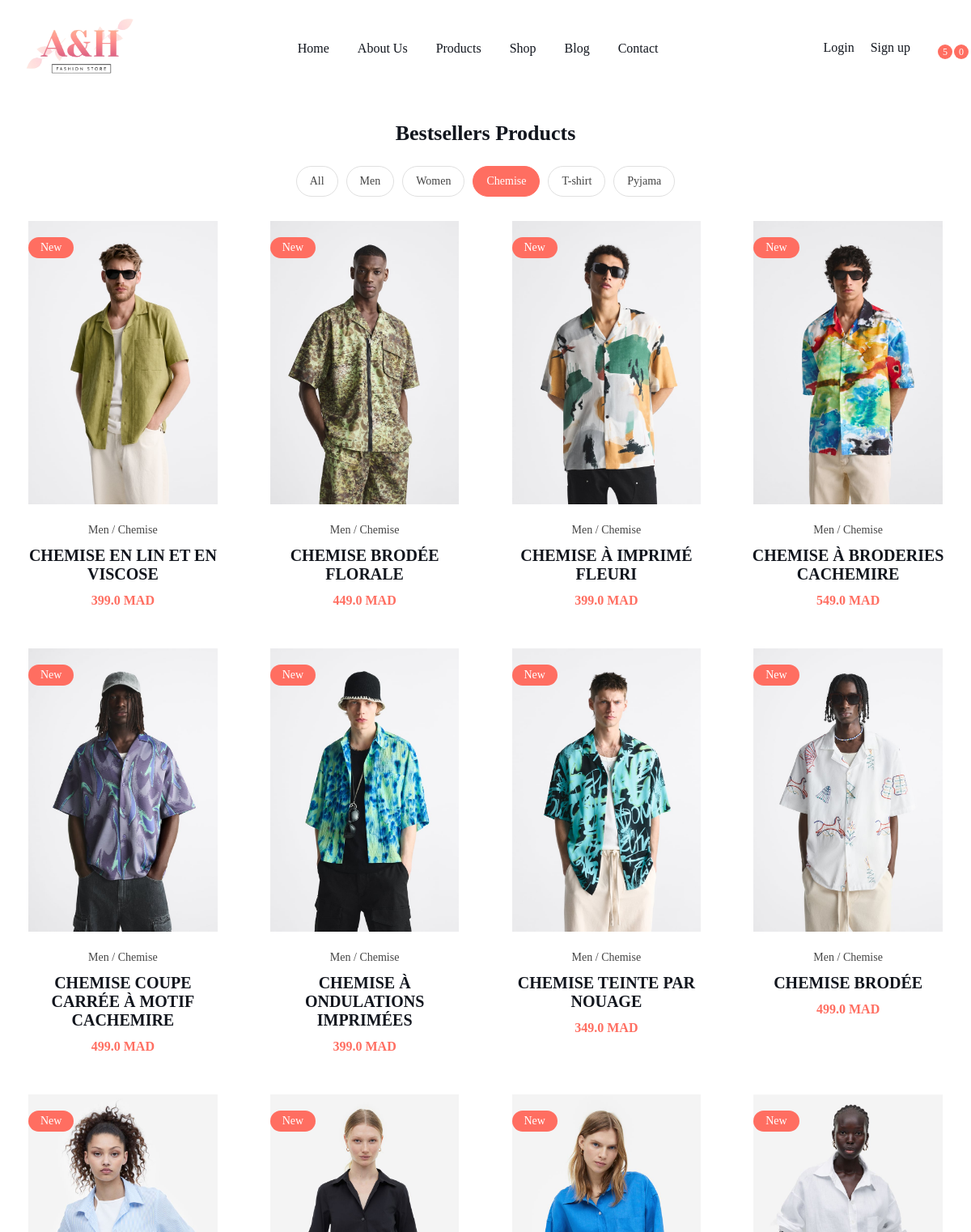
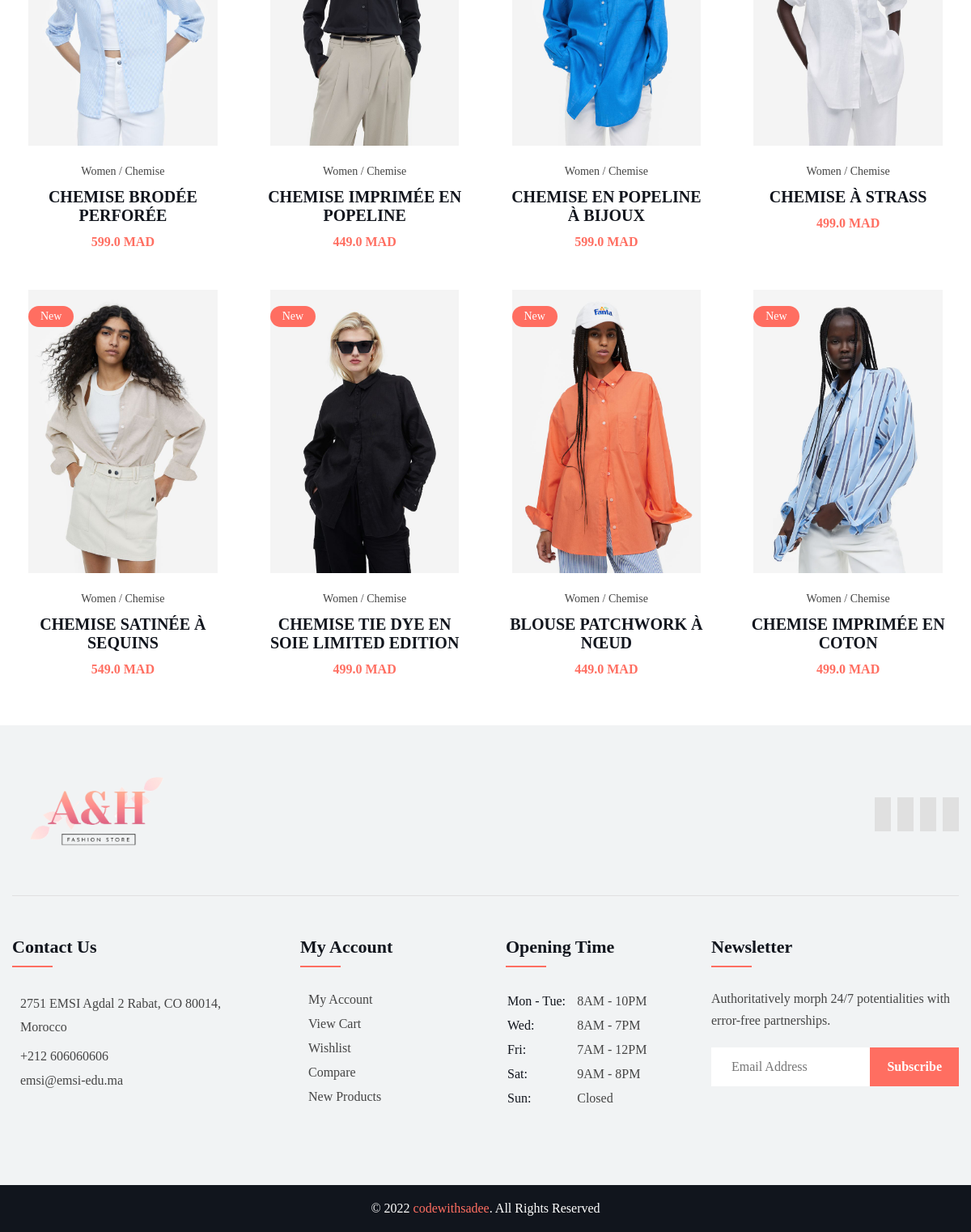
Page /Chemise_products/ on the committed database (2 pictures, top to bottom).
### myapp/models.py (models this page shows, shortened)
class Product(models.Model):
    choicesGender = [
        ("Men", "Men"),
        ("Women", "Women"),
        ("Men & Women", "Men & Women"),  # value , adminValue
    ]
    choicesType = [
        ("Chemise", "Chemise"),
        ("T-shirt", "T-shirt"),
        ("T-Pantalons", "T-Pantalons"),
        ("T-Manteaux ", "T-Manteaux "),
        ("pyjama", "pyjama"),
    ]
    name = models.CharField(max_length=200)
    price = models.FloatField()
    digital = models.BooleanField(default=False, null=True, blank=True)
    gender = models.CharField(
        max_length=50, null=True, blank=True, choices=choicesGender
    )
    type = models.CharField(max_length=50, null=True, blank=True, choices=choicesType)
    image = models.ImageField(null=True, blank=True)

### myapp/views.py (the view)
# urls.py: path("Chemise_products/", views.Chemise_products, name="Chemise_products"),
def Chemise_products(request):
    if request.user.is_authenticated:
        customer = request.user.customer
        order, created = Order.objects.get_or_create(customer=customer, complete=False)
        items = order.orderitem_set.all()
        cartItems = order.get_cart_items
    else:
        items = []
        order = {"get_cart_total": 0, "get_cart_items": 0}
        cartItems = order["get_cart_items"]
    products = Product.objects.filter(type="Chemise")
    context = {"products": products, "cartItems": cartItems}
    return render(request, "pages/Chemise_products.html", context)

### templates/pages/Chemise_products.html (shortened to what this page needs)
{% extends 'base.html' %}
{% block content %}
{% load static %}
<link rel="stylesheet" href="{% static 'css/products.css' %}">
<section class="section product">
    <div class="container">
      <h2 class="h2 section-title">Bestsellers Products</h2>
      <ul class="filter-list">
        <li>
          <a href="{% url 'products_page' %}"><button class="filter-btn">All</button></a>
        </li>
        <li>
          <a href="{% url 'Men_products' %}"><button  class="filter-btn ">Men</button></a>
        </li>
        <li>
           <a href="{% url 'Women_products' %}"><button  class="filter-btn ">Women</button></a>
        </li>
        <li>
          <a href="{% url 'Chemise_products' %}"><button class="filter-btn active">Chemise</button></a>
        </li>
        <li>
          <a href="{% url 'Tshirt_products' %}"><button class="filter-btn">T-shirt</button></a>
        </li>
        <li>
          <a href="{% url 'Pyjama_products' %}"><button class="filter-btn">Pyjama</button></a>
        </li>
      </ul>
      <ul class="product-list">
        {% for product in products %}
        <li class="product-item">
          <div class="product-card" tabindex="0">
            <figure class="card-banner" style="background-color: white;">
              <a href="{% url 'product_page' product.id %}">
                <img src="{{product.image.url}}" width="312" height="350" loading="lazy" class="image-contain">
              </a>
              <div class="card-badge">New</div>
            </figure>
            <div class="card-content">
              <div class="card-cat">
                <a href="#" class="card-cat-link">{{product.gender}}</a> /
                <a href="#" class="card-cat-link">{{product.type}}</a>
              </div>
              <h3 class="h3 card-title">
                <a href="#">{{product.name}}</a>
              </h3>
              <data class="card-price" value="180.85">{{product.price}} MAD</data>
            </div>
          </div>
        </li>
       {% endfor %}
      </ul>
    </div>
  </section>
{% endblock content %}

### PFA/static/css/navbar.css (style rules this page uses)
li { list-style: none; }
a { text-decoration: none; }
button, input { font: inherit; background: none; border: none; }
button { cursor: pointer; }
.container { padding-inline: 15px; }
.section { padding-block: var(--section-padding); }
.h1, .h2, .h3, .h4 { color: var(--rich-black-fogra-29); }
.h2 { font-size: var(--fs-2); }
.h3 { font-size: var(--fs-4); }
.card-banner { background: var(--cultured); position: relative; height: 350px; overflow: hidden; }
.image-contain { width: 100%; height: 100%; object-fit: contain; object-position: center; transition: var(--transition-2); }
.card-badge { position: absolute; top: 20px; left: 20px; background: var(--bittersweet); color: var(--white); padding: 5px 15px; font-family: var(--ff-roboto); font-size: var(--fs-7); border-radius: 25px; }
.card-content { padding: 24px 15px 0; text-align: center; }
.card-cat { font-family: var(--ff-roboto); color: var(--onyx); font-size: var(--fs-7); margin-bottom: 12px; }
.card-cat-link { display: inline-block; color: inherit; transition: var(--transition-1); }
.product-card .card-title { margin-bottom: 12px; }
.product-card .card-title > a { color: inherit; transition: var(--transition-1); }
.card-price { color: var(--bittersweet); font-family: var(--ff-roboto); font-weight: var(--fw-600); }

### PFA/static/css/products.css (style rules this page uses)
.product .section-title { text-align: center; margin-bottom: 25px; }
.filter-list { display: flex; flex-wrap: wrap; justify-content: center; align-items: center; gap: 10px; margin-bottom: 30px; }
.filter-btn { color: var(--onyx); padding: 10px 16px; font-family: var(--ff-roboto); font-size: var(--fs-7); font-weight: var(--fw-500); border: 1px solid var(--gainsboro); border-radius: 30px; }
.filter-btn.active { background: var(--bittersweet); color: var(--white); border-color: var(--bittersweet); }
.product-list { display: grid; gap: 50px 25px; }
@media (min-width: 575px) { .product-list { grid-template-columns: 1fr 1fr; } }
@media (min-width: 992px) { .product-list { grid-template-columns: repeat(3, 1fr); } }
@media (min-width: 1200px) { .product-list { grid-template-columns: repeat(4, 1fr); } }

### rows in the picture
Product: image (picture), gender "Men", type "Chemise", name "CHEMISE EN LIN ET EN VISCOSE", price "399.0"
Product: image (picture), gender "Men", type "Chemise", name "CHEMISE BRODÉE FLORALE", price "449.0"
Product: image (picture), gender "Men", type "Chemise", name "CHEMISE À IMPRIMÉ FLEURI", price "399.0"
Product: image (picture), gender "Men", type "Chemise", name "CHEMISE À BRODERIES CACHEMIRE", price "549.0"
Product: image (picture), gender "Men", type "Chemise", name "CHEMISE COUPE CARRÉE À MOTIF CACHEMIRE", price "499.0"
Product: image (picture), gender "Men", type "Chemise", name "CHEMISE À ONDULATIONS IMPRIMÉES", price "399.0"
Product: image (picture), gender "Men", type "Chemise", name "CHEMISE TEINTE PAR NOUAGE", price "349.0"
Product: image (picture), gender "Men", type "Chemise", name "CHEMISE BRODÉE", price "499.0"
Product: image (picture), gender "Women", type "Chemise", name "CHEMISE BRODÉE PERFORÉE", price "599.0"
Product: image (picture), gender "Women", type "Chemise", name "CHEMISE IMPRIMÉE EN POPELINE", price "449.0"
Product: image (picture), gender "Women", type "Chemise", name "CHEMISE EN POPELINE À BIJOUX", price "599.0"
Product: image (picture), gender "Women", type "Chemise", name "CHEMISE À STRASS", price "499.0"
Product: image (picture), gender "Women", type "Chemise", name "CHEMISE SATINÉE À SEQUINS", price "549.0"
Product: image (picture), gender "Women", type "Chemise", name "CHEMISE TIE DYE EN SOIE LIMITED EDITION", price "499.0"
Product: image (picture), gender "Women", type "Chemise", name "BLOUSE PATCHWORK À NŒUD", price "449.0"
Product: image (picture), gender "Women", type "Chemise", name "CHEMISE IMPRIMÉE EN COTON", price "499.0"

### other values in the picture
{{ cartItems }} "0"
